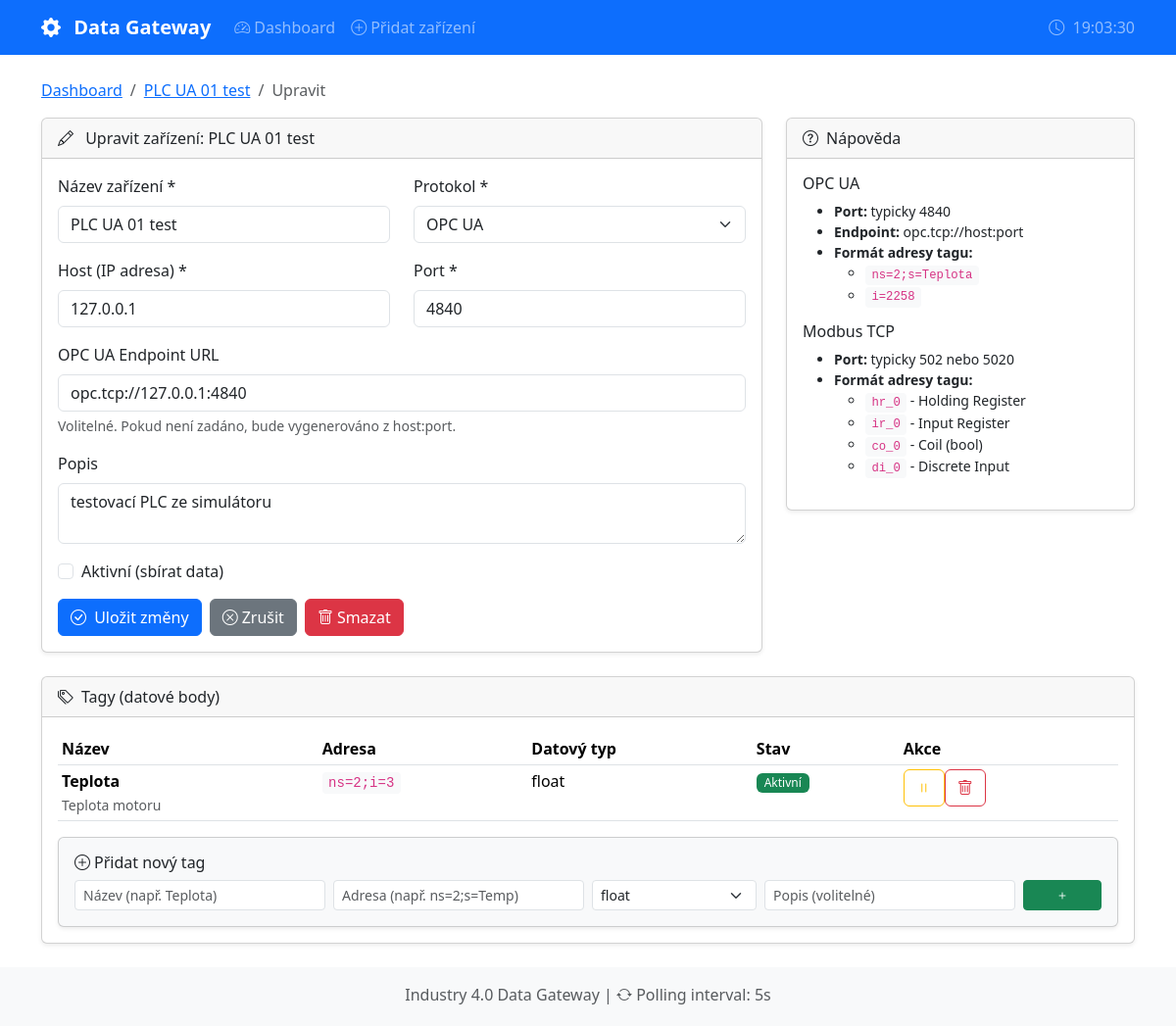
Screenshot of /device/1/edit with the database file from the repository.
### backend/models.py (models this page shows)
class Device(SQLModel, table=True):
    id: Optional[int] = Field(default=None, primary_key=True)
    name: str = Field(index=True, description="Např. 'Lis-01', 'Čerpadlo-A'")
    protocol: str = Field(description="Protokol: 'opcua' nebo 'modbus'")
    host: str = Field(default="127.0.0.1", description="IP adresa zařízení")
    port: int = Field(description="Port: 4840 pro OPC UA, 5020 pro Modbus")
    endpoint_url: Optional[str] = Field(
        default=None,
        description="OPC UA endpoint URL, např. 'opc.tcp://127.0.0.1:4840'"
    )
    enabled: bool = Field(default=True, description="Zda je zařízení aktivní pro sběr")
    description: Optional[str] = Field(default=None, description="Popis zařízení")
    tags: List["Tag"] = Relationship(back_populates="device", sa_relationship_kwargs={"cascade": "all, delete-orphan"})

class Tag(SQLModel, table=True):
    id: Optional[int] = Field(default=None, primary_key=True)
    name: str = Field(description="Např. 'Teplota_motoru', 'Stav_RUN'")
    address: str = Field(description="""
        Protokol-specifická adresa:
        - OPC UA: 'ns=2;s=Teplota' nebo 'i=2258'
        - Modbus: 'hr_0' (holding register), 'co_1' (coil),
                  'ir_0' (input register), 'di_0' (discrete input)
    """)
    data_type: str = Field(default="float", description="Datový typ: float, int, bool")
    description: Optional[str] = Field(default=None, description="Popis tagu")
    enabled: bool = Field(default=True, description="Zda je tag aktivní pro sběr")
    device_id: int = Field(foreign_key="device.id")
    device: Device = Relationship(back_populates="tags")
    measurements: List["Measurement"] = Relationship(
        back_populates="tag",
        sa_relationship_kwargs={"cascade": "all, delete-orphan"}
    )

### main.py (the view)
@app.get("/device/{device_id}/edit", response_class=HTMLResponse)
async def device_form_edit(request: Request, device_id: int):
    with get_session() as session:
        device = session.get(Device, device_id)
        if not device:
            raise HTTPException(status_code=404, detail="Zařízení nenalezeno")
        return templates.TemplateResponse(
            "device_form.html",
            {"request": request, "device": device, "tags": device.tags}
        )

### frontend/templates/device_form.html (shortened to what this page needs)
{% extends "base.html" %}
{% block content %}
<nav aria-label="breadcrumb">
    <ol class="breadcrumb">
        <li class="breadcrumb-item"><a href="/">Dashboard</a></li>
        {% if device %}
        <li class="breadcrumb-item"><a href="/device/{{ device.id }}">{{ device.name }}</a></li>
        <li class="breadcrumb-item active">Upravit</li>
        {% else %}
        <li class="breadcrumb-item active">Nové zařízení</li>
        {% endif %}
    </ol>
</nav>
<div class="row">
    <div class="col-lg-8">
        <div class="card">
            <div class="card-header">
                <i class="bi bi-{% if device %}pencil{% else %}plus-circle{% endif %} me-2"></i>
                {% if device %}Upravit zařízení: {{ device.name }}{% else %}Přidat nové zařízení{% endif %}
            </div>
            <div class="card-body">
                <form action="/device/save" method="post">
                    <div class="row mb-3">
                        <div class="col-md-6">
                            <label for="name" class="form-label">Název zařízení *</label>
                            <input type="text" class="form-control" id="name" name="name"
                                   value="{{ device.name if device else '' }}" required
                                   placeholder="např. Lis-01, Čerpadlo-A">
                        </div>
                        <div class="col-md-6">
                            <label for="protocol" class="form-label">Protokol *</label>
                            <select class="form-select" id="protocol" name="protocol" required>
                                <option value="opcua" {% if device and device.protocol == 'opcua' %}selected{% endif %}>
                                    OPC UA
                                </option>
                            </select>
                        </div>
                    </div>
                    <div class="row mb-3">
                        <div class="col-md-6">
                            <label for="host" class="form-label">Host (IP adresa) *</label>
                            <input type="text" class="form-control" id="host" name="host"
                                   value="{{ device.host if device else '127.0.0.1' }}" required
                                   placeholder="127.0.0.1">
                        </div>
                        <div class="col-md-6">
                            <label for="port" class="form-label">Port *</label>
                            <input type="number" class="form-control" id="port" name="port"
                                   value="{{ device.port if device else '4840' }}" required
                                   placeholder="4840 (OPC UA) / 502 (Modbus)">
                        </div>
                    </div>
                    <div class="mb-3" id="endpoint-group">
                        <label for="endpoint_url" class="form-label">OPC UA Endpoint URL</label>
                        <input type="text" class="form-control" id="endpoint_url" name="endpoint_url"
                               value="{{ device.endpoint_url if device else '' }}"
                               placeholder="opc.tcp://127.0.0.1:4840">
                        <div class="form-text">Volitelné. Pokud není zadáno, bude vygenerováno z host:port.</div>
                    </div>
                    <div class="mb-3">
                        <label for="description" class="form-label">Popis</label>
                        <textarea class="form-control" id="description" name="description" rows="2"
                                  placeholder="Volitelný popis zařízení">{{ device.description if device else '' }}</textarea>
                    </div>
                    <div class="mb-3 form-check">
                        <input type="checkbox" class="form-check-input" id="enabled" name="enabled" value="true"
                               {% if not device or device.enabled %}checked{% endif %}>
                        <label class="form-check-label" for="enabled">Aktivní (sbírat data)</label>
                    </div>
                    <div class="d-flex gap-2">
                        <button type="submit" class="btn btn-primary">
                            <i class="bi bi-check-circle me-1"></i>
                            {% if device %}Uložit změny{% else %}Vytvořit zařízení{% endif %}
                        </button>
                        <a href="{% if device %}/device/{{ device.id }}{% else %}/{% endif %}" class="btn btn-secondary">
                            <i class="bi bi-x-circle me-1"></i>Zrušit
                        </a>
                        {% if device %}
                        <form action="/device/{{ device.id }}/delete" method="post" class="ms-auto"
                              onsubmit="return confirm('Opravdu smazat zařízení a všechny jeho tagy a měření?');">
                            <button type="submit" class="btn btn-danger">
                                <i class="bi bi-trash me-1"></i>Smazat
                            </button>
                        </form>
                        {% endif %}
                    </div>
                </form>
            </div>
        </div>
    </div>
    <div class="col-lg-4">
        <div class="card">
            <div class="card-header">
                <i class="bi bi-question-circle me-2"></i>Nápověda
            </div>
            <div class="card-body">
                <div id="help-opcua">
                    <h6>OPC UA</h6>
                    <ul class="small">
                        <li><strong>Port:</strong> typicky 4840</li>
                        <li><strong>Endpoint:</strong> opc.tcp://host:port</li>
                        <li><strong>Formát adresy tagu:</strong>
                            <ul>
                                <li><code>ns=2;s=Teplota</code></li>
                                <li><code>i=2258</code></li>
                            </ul>
                        </li>
                    </ul>
                </div>
                <div id="help-modbus">
                    <h6>Modbus TCP</h6>
                    <ul class="small">
                        <li><strong>Port:</strong> typicky 502 nebo 5020</li>
                        <li><strong>Formát adresy tagu:</strong>
                            <ul>
                                <li><code>hr_0</code> - Holding Register</li>
                                <li><code>ir_0</code> - Input Register</li>
                                <li><code>co_0</code> - Coil (bool)</li>
                                <li><code>di_0</code> - Discrete Input</li>
                            </ul>
                        </li>
                    </ul>
                </div>
            </div>
        </div>
    </div>
</div>
{% if device %}
<div class="card mt-4">
    <div class="card-header d-flex justify-content-between align-items-center">
        <span><i class="bi bi-tags me-2"></i>Tagy (datové body)</span>
    </div>
    <div class="card-body">
        {% if tags %}
        <table class="table table-sm">
            <thead>
                <tr>
                    <th>Název</th>
                    <th>Adresa</th>
                    <th>Datový typ</th>
                    <th>Stav</th>
                    <th>Akce</th>
                </tr>
            </thead>
            <tbody>
                {% for tag in tags %}
                <tr class="{% if not tag.enabled %}table-secondary{% endif %}">
                    <td>
                        <strong>{{ tag.name }}</strong>
                        {% if tag.description %}
                        <br><small class="text-muted">{{ tag.description }}</small>
                        {% endif %}
                    </td>
                    <td><code>{{ tag.address }}</code></td>
                    <td>{{ tag.data_type }}</td>
                    <td>
                        {% if tag.enabled %}
                        <span class="badge bg-success">Aktivní</span>
                        {% else %}
                        <span class="badge bg-secondary">Neaktivní</span>
                        {% endif %}
                    </td>
                    <td>
                        <div class="btn-group btn-group-sm">
                            <form action="/tag/{{ tag.id }}/toggle" method="post" style="display:inline;">
                                <button type="submit" class="btn btn-outline-{% if tag.enabled %}warning{% else %}success{% endif %}" title="Toggle">
                                    <i class="bi bi-{% if tag.enabled %}pause{% else %}play{% endif %}"></i>
                                </button>
                            </form>
                            <form action="/tag/{{ tag.id }}/delete" method="post" style="display:inline;"
                                  onsubmit="return confirm('Smazat tag a všechna jeho měření?');">
                                <button type="submit" class="btn btn-outline-danger" title="Smazat">
                                    <i class="bi bi-trash"></i>
                                </button>
                            </form>
                        </div>
                    </td>
                </tr>
                {% endfor %}
            </tbody>
        </table>
        {% else %}
        <p class="text-muted mb-3">Zatím nejsou definovány žádné tagy.</p>
        {% endif %}
        <div class="card bg-light">
            <div class="card-body">
                <h6><i class="bi bi-plus-circle me-1"></i>Přidat nový tag</h6>
                <form action="/device/{{ device.id }}/tag/add" method="post">
                    <div class="row g-2">
                        <div class="col-md-3">
                            <input type="text" class="form-control form-control-sm" name="tag_name"
                                   placeholder="Název (např. Teplota)" required>
                        </div>
                        <div class="col-md-3">
                            <input type="text" class="form-control form-control-sm" name="tag_address"
                                   placeholder="Adresa (např. ns=2;s=Temp)" required>
                        </div>
                        <div class="col-md-2">
                            <select class="form-select form-select-sm" name="tag_data_type">
                                <option value="float">float</option>
                            </select>
                        </div>
                        <div class="col-md-3">
                            <input type="text" class="form-control form-control-sm" name="tag_description"
                                   placeholder="Popis (volitelné)">
                        </div>
                        <div class="col-md-1">
                            <button type="submit" class="btn btn-success btn-sm w-100">
                                <i class="bi bi-plus"></i>
                            </button>
                        </div>
                    </div>
                </form>
            </div>
        </div>
    </div>
</div>
{% endif %}
{% endblock %}

### frontend/static/style.css (style rules this page uses)
.card { box-shadow: 0 0.125rem 0.25rem rgba(0, 0, 0, 0.075); }
.table th { white-space: nowrap; }
code { background-color: #f8f9fa; padding: 0.2rem 0.4rem; border-radius: 0.25rem; font-size: 0.875em; }
.badge { font-weight: 500; }
html { min-height: 100%; position: relative; }
body { margin-bottom: 60px; }
.form-label { font-weight: 500; }

### rows the page displays
Device: name "PLC UA 01 test", protocol "OPC UA", host "127.0.0.1", port "4840", endpoint_url "opc.tcp://127.0.0.1:4840", description "testovací PLC ze simulátoru"
Tag: name "Teplota", description "Teplota motoru", address "ns=2;i=3", data_type "float", enabled "Aktivní"
